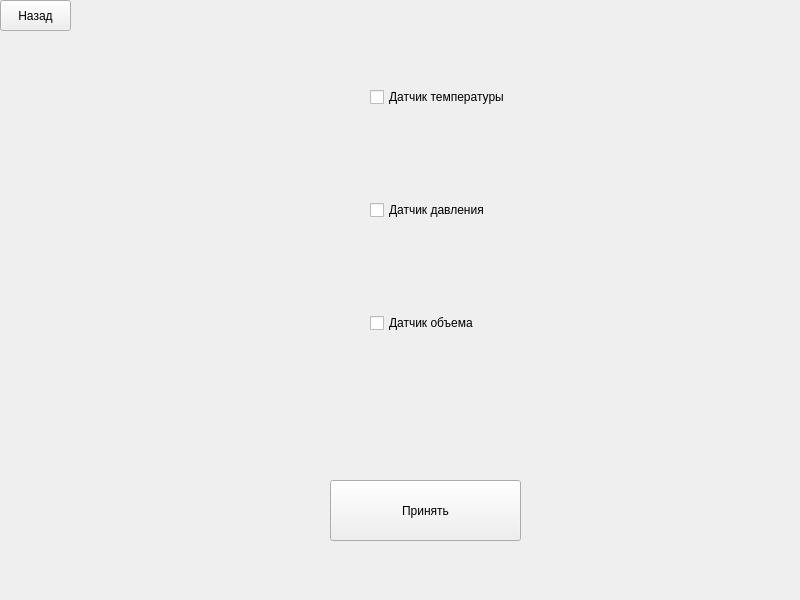
<?xml version="1.0" encoding="UTF-8"?>
<ui version="4.0">
 <class>molecular</class>
 <widget class="QWidget" name="molecular">
  <property name="geometry">
   <rect>
    <x>0</x>
    <y>0</y>
    <width>800</width>
    <height>600</height>
   </rect>
  </property>
  <property name="windowTitle">
   <string>Molecular</string>
  </property>
  <widget class="QWidget" name="gridLayoutWidget">
   <property name="geometry">
    <rect>
     <x>70</x>
     <y>0</y>
     <width>731</width>
     <height>421</height>
    </rect>
   </property>
   <layout class="QGridLayout" name="molec_sens_layout">
    <property name="leftMargin">
     <number>300</number>
    </property>
    <item row="0" column="0">
     <widget class="QCheckBox" name="temper_btn">
      <property name="text">
       <string>Датчик температуры</string>
      </property>
     </widget>
    </item>
    <item row="1" column="0">
     <widget class="QCheckBox" name="pressure_btn">
      <property name="text">
       <string>Датчик давления</string>
      </property>
     </widget>
    </item>
    <item row="2" column="0">
     <widget class="QCheckBox" name="obj_btn">
      <property name="text">
       <string>Датчик объема</string>
      </property>
     </widget>
    </item>
   </layout>
  </widget>
  <widget class="QPushButton" name="back_button">
   <property name="geometry">
    <rect>
     <x>0</x>
     <y>0</y>
     <width>71</width>
     <height>31</height>
    </rect>
   </property>
   <property name="text">
    <string>Назад</string>
   </property>
  </widget>
  <widget class="QPushButton" name="submit">
   <property name="geometry">
    <rect>
     <x>330</x>
     <y>480</y>
     <width>191</width>
     <height>61</height>
    </rect>
   </property>
   <property name="text">
    <string>Принять</string>
   </property>
  </widget>
 </widget>
 <resources/>
 <connections/>
</ui>
